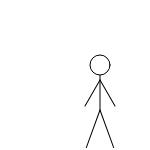
Frame 1 (no input)
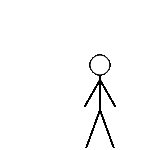
Frame 60 (no input)
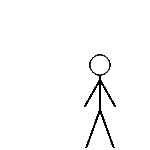
Frame 120 (the mouse pressed at the canvas centre since frame 60)

The p5.js sketch that drew these frames (run headless with seeded random() and noise() and a simulated clock; from frame 60 on, the mouse is pressed at the canvas centre):

// p5.js sketch
// ── sketch.js
function setup(){
  createCanvas(150, 150);
}

function draw(){
  // Draw body and head of stick figure
  translate(100, 50);
  line(0, 25, 0, 60);
  ellipse(0, 15, 20, 20);

  // Draw Arms
  // Save and reset the drawing coordinates after drawing arms.
  // Try commenting out the pushMatrix() and popMatrix()
  // to see the effect on the drawing.
  push();
  translate(0, 30);
  rotate(radians(60));
  line(0, 0, 30, 0);
  rotate(radians(60));
  line(0, 0, 30, 0);
  pop();

  // Draw Legs
  translate(0, 60);
  rotate(radians(70));
  line(0, 0, 40, 0);
  rotate(radians(40));
  line(0, 0, 40, 0);
}
